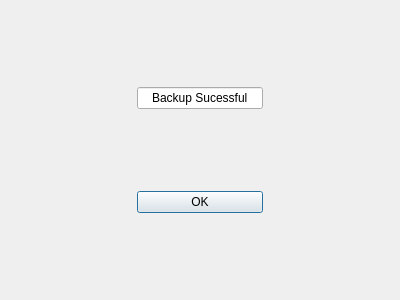
<?xml version="1.0" encoding="UTF-8"?>
<ui version="4.0">
 <class>Dialog</class>
 <widget class="QDialog" name="Dialog">
  <property name="geometry">
   <rect>
    <x>0</x>
    <y>0</y>
    <width>400</width>
    <height>300</height>
   </rect>
  </property>
  <property name="windowTitle">
   <string>Dialog</string>
  </property>
  <layout class="QGridLayout" name="gridLayout_2">
   <item row="0" column="0">
    <layout class="QGridLayout" name="gridLayout">
     <item row="1" column="0">
      <spacer name="horizontalSpacer">
       <property name="orientation">
        <enum>Qt::Horizontal</enum>
       </property>
       <property name="sizeHint" stdset="0">
        <size>
         <width>40</width>
         <height>20</height>
        </size>
       </property>
      </spacer>
     </item>
     <item row="0" column="1">
      <spacer name="verticalSpacer">
       <property name="orientation">
        <enum>Qt::Vertical</enum>
       </property>
       <property name="sizeHint" stdset="0">
        <size>
         <width>20</width>
         <height>40</height>
        </size>
       </property>
      </spacer>
     </item>
     <item row="1" column="2">
      <spacer name="horizontalSpacer_2">
       <property name="orientation">
        <enum>Qt::Horizontal</enum>
       </property>
       <property name="sizeHint" stdset="0">
        <size>
         <width>40</width>
         <height>20</height>
        </size>
       </property>
      </spacer>
     </item>
     <item row="3" column="1">
      <widget class="QPushButton" name="pushButton">
       <property name="text">
        <string>OK</string>
       </property>
      </widget>
     </item>
     <item row="4" column="1">
      <spacer name="verticalSpacer_2">
       <property name="orientation">
        <enum>Qt::Vertical</enum>
       </property>
       <property name="sizeHint" stdset="0">
        <size>
         <width>20</width>
         <height>40</height>
        </size>
       </property>
      </spacer>
     </item>
     <item row="1" column="1">
      <widget class="QLineEdit" name="lineEdit">
       <property name="text">
        <string>Backup Sucessful</string>
       </property>
       <property name="alignment">
        <set>Qt::AlignCenter</set>
       </property>
      </widget>
     </item>
     <item row="2" column="1">
      <spacer name="verticalSpacer_3">
       <property name="orientation">
        <enum>Qt::Vertical</enum>
       </property>
       <property name="sizeHint" stdset="0">
        <size>
         <width>20</width>
         <height>40</height>
        </size>
       </property>
      </spacer>
     </item>
    </layout>
   </item>
  </layout>
 </widget>
 <resources/>
 <connections/>
</ui>
